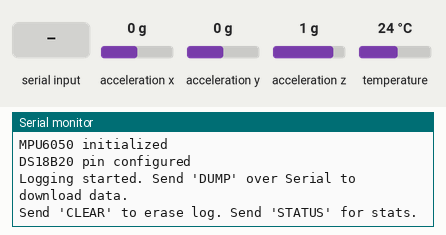
A sketch run on a simulated ESP32-S3. On the bench: the last lines printed to the serial monitor. Wiring (inferred from the names in the program): DS18B20 sensor: data GPIO 4; MPU-6050 motion sensor at I2C address 0x68. Inputs (shaded band) come from the test bench; at power-on: acceleration x 0 g, acceleration y 0 g, acceleration z 1 g, temperature 24 °C. Storage starts empty.

Above: at 2.3 s.
2.4 s: "DUMP\n" received over Serial
At 3.6 s:
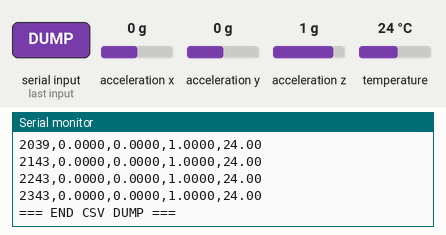
3.9 s: "CLEAR\n" received over Serial
At 4.8 s:
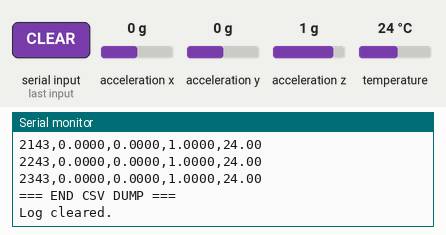
5.4 s: "STATUS\n" received over Serial
At 6.7 s:
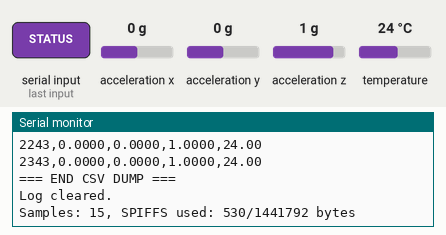
Timing chart, 0 to 8.4 s (numbered marks = the images above; inputs shaded):
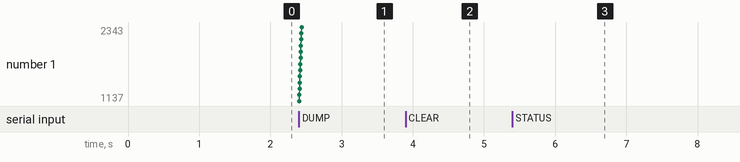

Measured:
- after the input at 2.4 s, the serial monitor: prints a new line at once (image 1)
- after the input at 3.9 s, the serial monitor: prints a new line at once (image 2)
- after the input at 5.4 s, the serial monitor: prints a new line at once (image 3)

The sketch:

DataCollector.ino
```cpp
/*
 * DataCollector.ino — Phase 1: Baseline Data Collection
 *
 * Reads accelerometer (MPU6050 via I2C) and temperature (DS18B20 via OneWire)
 * at 10Hz and logs CSV data to SPIFFS for later model training.
 *
 * Hardware:
 *   - ESP32-S3 Dev Module
 *   - MPU6050 on I2C (SDA=GPIO8, SCL=GPIO9)
 *   - DS18B20 on GPIO4 (with 4.7k pull-up)
 *
 * Arduino IDE Settings:
 *   Board: ESP32S3 Dev Module
 *   PSRAM: OPI PSRAM
 *   Flash Size: 4MB
 *   Partition Scheme: Default 4MB with SPIFFS
 */

#include <Wire.h>
#include <SPIFFS.h>

// ─── MPU6050 I2C ────────────────────────────────────────────
#define MPU6050_ADDR 0x68
#define MPU6050_PWR_MGMT_1 0x6B
#define MPU6050_ACCEL_XOUT_H 0x3B
#define I2C_SDA 8
#define I2C_SCL 9

// ─── DS18B20 OneWire (simplified bit-bang, no library dep) ──
#define TEMP_PIN 4

// ─── Sampling ───────────────────────────────────────────────
#define SAMPLE_INTERVAL_MS 100  // 10 Hz
#define LOG_FILE "/baseline.csv"
#define SERIAL_DUMP_CMD "DUMP"

// ─── State ──────────────────────────────────────────────────
unsigned long last_sample = 0;
unsigned long sample_count = 0;
float temperature = 0.0;
unsigned long last_temp_read = 0;
#define TEMP_READ_INTERVAL_MS 1000  // DS18B20 conversion takes ~750ms

// ─── Forward declarations ───────────────────────────────────
void mpu6050_init();
void mpu6050_read(float &ax, float &ay, float &az);
float ds18b20_read();
void dump_log_to_serial();

void setup() {
  Serial.begin(115200);
  delay(1000);
  Serial.println("=== Cold Storage Data Collector ===");

  // Initialize SPIFFS
  if (!SPIFFS.begin(true)) {
    Serial.println("ERROR: SPIFFS mount failed");
    while (1) delay(1000);
  }
  Serial.printf("SPIFFS total: %u bytes, used: %u bytes\n",
                SPIFFS.totalBytes(), SPIFFS.usedBytes());

  // Initialize I2C and MPU6050
  Wire.begin(I2C_SDA, I2C_SCL);
  mpu6050_init();
  Serial.println("MPU6050 initialized");

  // Initialize temperature pin
  pinMode(TEMP_PIN, INPUT);
  Serial.println("DS18B20 pin configured");

  // Write CSV header if file doesn't exist or is empty
  if (!SPIFFS.exists(LOG_FILE)) {
    File f = SPIFFS.open(LOG_FILE, FILE_WRITE);
    if (f) {
      f.println("timestamp_ms,accel_x,accel_y,accel_z,temperature");
      f.close();
    }
  }

  Serial.println("Logging started. Send 'DUMP' over Serial to download data.");
  Serial.println("Send 'CLEAR' to erase log. Send 'STATUS' for stats.");
}

void loop() {
  // Check for serial commands
  if (Serial.available()) {
    String cmd = Serial.readStringUntil('\n');
    cmd.trim();
    if (cmd == "DUMP") {
      dump_log_to_serial();
      return;
    } else if (cmd == "CLEAR") {
      SPIFFS.remove(LOG_FILE);
      File f = SPIFFS.open(LOG_FILE, FILE_WRITE);
      if (f) {
        f.println("timestamp_ms,accel_x,accel_y,accel_z,temperature");
        f.close();
      }
      sample_count = 0;
      Serial.println("Log cleared.");
      return;
    } else if (cmd == "STATUS") {
      Serial.printf("Samples: %lu, SPIFFS used: %u/%u bytes\n",
                    sample_count, SPIFFS.usedBytes(), SPIFFS.totalBytes());
      return;
    }
  }

  unsigned long now = millis();

  // Read temperature at slower rate (sensor limitation)
  if (now - last_temp_read >= TEMP_READ_INTERVAL_MS) {
    temperature = ds18b20_read();
    last_temp_read = now;
  }

  // Sample accelerometer at 10Hz
  if (now - last_sample >= SAMPLE_INTERVAL_MS) {
    last_sample = now;

    float ax, ay, az;
    mpu6050_read(ax, ay, az);

    // Append to CSV
    File f = SPIFFS.open(LOG_FILE, FILE_APPEND);
    if (f) {
      f.printf("%lu,%.4f,%.4f,%.4f,%.2f\n", now, ax, ay, az, temperature);
      f.close();
      sample_count++;
    }

    // Print every 100 samples (~10 seconds)
    if (sample_count % 100 == 0) {
      Serial.printf("[%lu] samples=%lu ax=%.3f ay=%.3f az=%.3f temp=%.2f\n",
                    now, sample_count, ax, ay, az, temperature);
    }

    // Warn if SPIFFS is getting full (>90%)
    if (sample_count % 1000 == 0) {
      float usage = (float)SPIFFS.usedBytes() / SPIFFS.totalBytes();
      if (usage > 0.9) {
        Serial.println("WARNING: SPIFFS >90% full. Dump data soon!");
      }
    }
  }
}

// ─── MPU6050 Functions ──────────────────────────────────────

void mpu6050_init() {
  // Wake up MPU6050 (clear sleep bit)
  Wire.beginTransmission(MPU6050_ADDR);
  Wire.write(MPU6050_PWR_MGMT_1);
  Wire.write(0x00);
  Wire.endTransmission(true);
  delay(100);

  // Set accelerometer range to ±2g (most sensitive)
  Wire.beginTransmission(MPU6050_ADDR);
  Wire.write(0x1C);  // ACCEL_CONFIG register
  Wire.write(0x00);  // ±2g
  Wire.endTransmission(true);
}

void mpu6050_read(float &ax, float &ay, float &az) {
  Wire.beginTransmission(MPU6050_ADDR);
  Wire.write(MPU6050_ACCEL_XOUT_H);
  Wire.endTransmission(false);
  Wire.requestFrom((uint8_t)MPU6050_ADDR, (uint8_t)6, (uint8_t)true);

  int16_t raw_ax = (Wire.read() << 8) | Wire.read();
  int16_t raw_ay = (Wire.read() << 8) | Wire.read();
  int16_t raw_az = (Wire.read() << 8) | Wire.read();

  // Convert to g (±2g range, 16384 LSB/g)
  ax = raw_ax / 16384.0;
  ay = raw_ay / 16384.0;
  az = raw_az / 16384.0;
}

// ─── DS18B20 Simplified Read ────────────────────────────────
// Note: For production, use the DallasTemperature library.
// This is a minimal bit-bang implementation for single sensor.

static bool onewire_reset() {
  pinMode(TEMP_PIN, OUTPUT);
  digitalWrite(TEMP_PIN, LOW);
  delayMicroseconds(480);
  pinMode(TEMP_PIN, INPUT);
  delayMicroseconds(70);
  bool present = !digitalRead(TEMP_PIN);
  delayMicroseconds(410);
  return present;
}

static void onewire_write_byte(uint8_t data) {
  for (int i = 0; i < 8; i++) {
    pinMode(TEMP_PIN, OUTPUT);
    if (data & 0x01) {
      digitalWrite(TEMP_PIN, LOW);
      delayMicroseconds(6);
      pinMode(TEMP_PIN, INPUT);
      delayMicroseconds(64);
    } else {
      digitalWrite(TEMP_PIN, LOW);
      delayMicroseconds(60);
      pinMode(TEMP_PIN, INPUT);
      delayMicroseconds(10);
    }
    data >>= 1;
  }
}

static uint8_t onewire_read_byte() {
  uint8_t data = 0;
  for (int i = 0; i < 8; i++) {
    pinMode(TEMP_PIN, OUTPUT);
    digitalWrite(TEMP_PIN, LOW);
    delayMicroseconds(3);
    pinMode(TEMP_PIN, INPUT);
    delayMicroseconds(10);
    if (digitalRead(TEMP_PIN)) data |= (1 << i);
    delayMicroseconds(53);
  }
  return data;
}

float ds18b20_read() {
  if (!onewire_reset()) return temperature;  // return last reading if sensor not found

  onewire_write_byte(0xCC);  // Skip ROM (single sensor)
  onewire_write_byte(0x44);  // Start conversion
  // Don't wait here — we read the previous conversion result

  if (!onewire_reset()) return temperature;
  onewire_write_byte(0xCC);  // Skip ROM
  onewire_write_byte(0xBE);  // Read scratchpad

  uint8_t lsb = onewire_read_byte();
  uint8_t msb = onewire_read_byte();

  int16_t raw = (msb << 8) | lsb;
  return raw / 16.0;  // 12-bit resolution: 0.0625°C per bit
}

// ─── Serial Dump ────────────────────────────────────────────

void dump_log_to_serial() {
  Serial.println("=== BEGIN CSV DUMP ===");
  File f = SPIFFS.open(LOG_FILE, FILE_READ);
  if (!f) {
    Serial.println("ERROR: Cannot open log file");
    return;
  }
  while (f.available()) {
    Serial.write(f.read());
  }
  f.close();
  Serial.println("=== END CSV DUMP ===");
}
```
